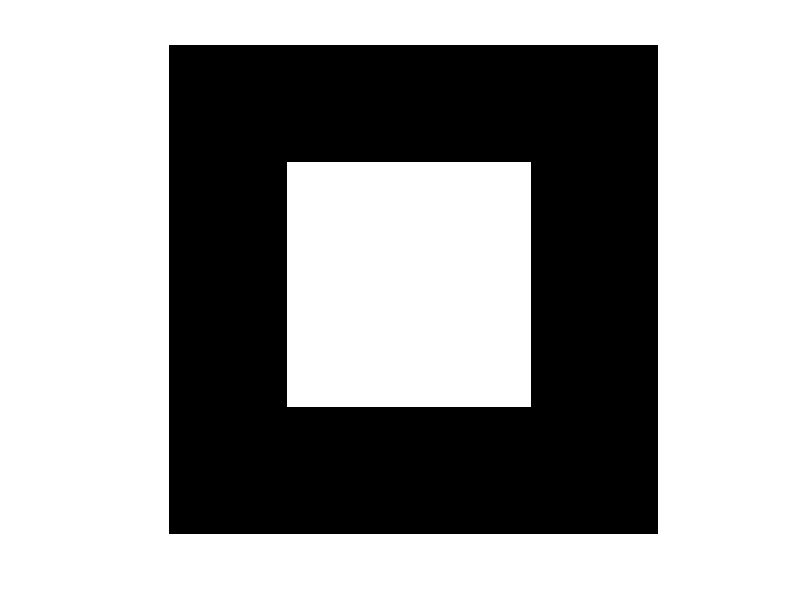

Source code (MATLAB): (Note: this script raises an error after producing the figure.)
pkg load image

clear;

%% Créez une image de carré

carre = zeros(100,100);
sz = 50;
for i = 0:sz-1
    for j = 0:sz-1
        carre(i+sz/2,j+sz/2) = 255;
    end
end

figure;
imshow(carre);

%% convolution

gradientx = [0 0 0; -1 0 1; 0 0 0];
gradienty = gradientx.';
gradximg = convolution(carre, gradientx);
gradyimg = convolution(carre, gradienty);
testx = conv2(carre, gradientx);
testy = conv2(carre, gradienty);
figure;
subplot(1, 2, 1);
imshow(gradximg);
subplot(1, 2, 2);
imshow(testx);

figure;
subplot(1, 2, 1);
imshow(gradyimg);
subplot(1, 2, 2);
imshow(testy);

camera = double(imread("cameraman.pgm"));
gradcamx = convolution(camera, gradientx);
gradcamy = convolution(camera, gradienty);
figure;
imagesc(gradcamx); colormap(gray);
figure;
imagesc(gradcamy); colormap(gray);


%% 2.2 Robustesse au bruit

camera = imread("cameraman.pgm");
bruit = randn(256) .* 20;

figure;
imshow(bruit);

cameramanBruit = camera + bruit;

figure;
subplot(1, 2, 1);
imshow(camera);
subplot(1, 2, 2);
imshow(cameramanBruit);

%% le filtre de Sobel
camera = double(imread("cameraman.pgm"));
sobelx = [-1 0 1; -2 0 2; -1 0 1];
sobely = sobelx.';

cameraSobelX = convolution(camera, sobelx);
cameraSobelY = convolution(camera, sobely);

figure;
subplot(1, 3, 1);
imagesc(camera); colormap(gray);
subplot(1, 3, 2);
imshow(cameraSobelX);
subplot(1, 3, 3);
imshow(cameraSobelY);

cameraBruitSobelX = convolution(cameramanBruit, sobelx);
cameraBruitSobelY = convolution(cameramanBruit, sobely);

figure;
subplot(1, 3, 1);
imshow(cameramanBruit);
subplot(1, 3, 2);
imshow(cameraBruitSobelX); 
subplot(1, 3, 3);
imshow(cameraBruitSobelY);

%% 2.3 Détection de contours

seuil = 128;
[l c]=size(cameraSobelX);
cameraContour = zeros(size(cameraSobelX));
for i=1:l
  for j=1:c
    if cameraSobelX(i,j) > seuil
      cameraContour(i,j) = 1;
    end
  end
end

figure;
imshow(cameraContour);

